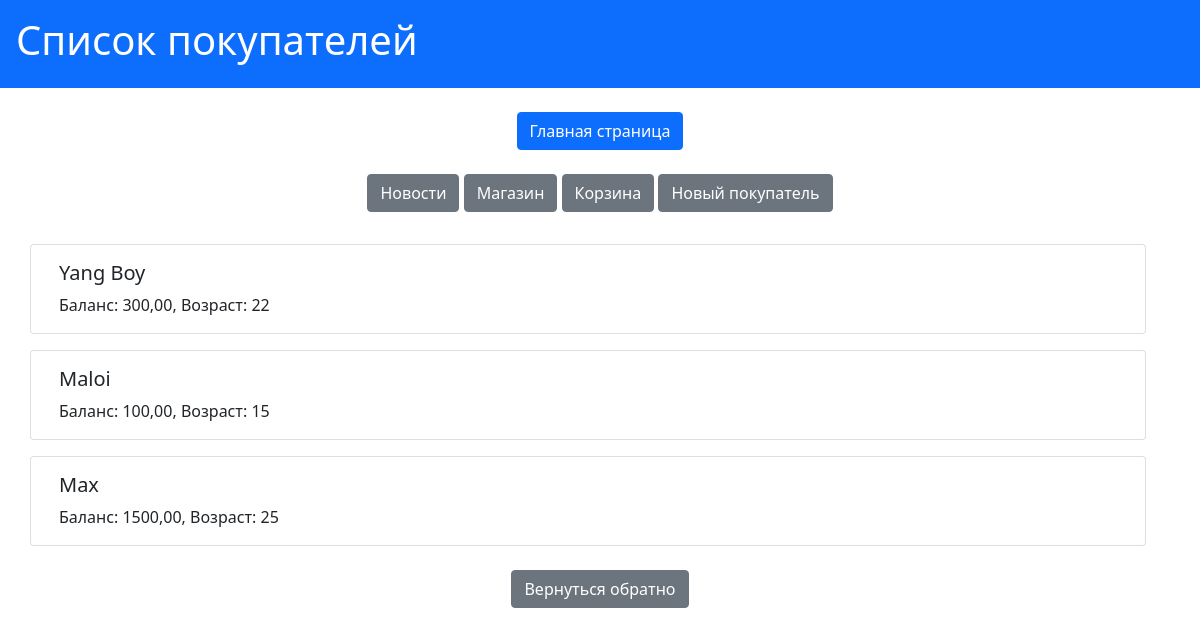
Before: /task1/buyers/ with the older database file.
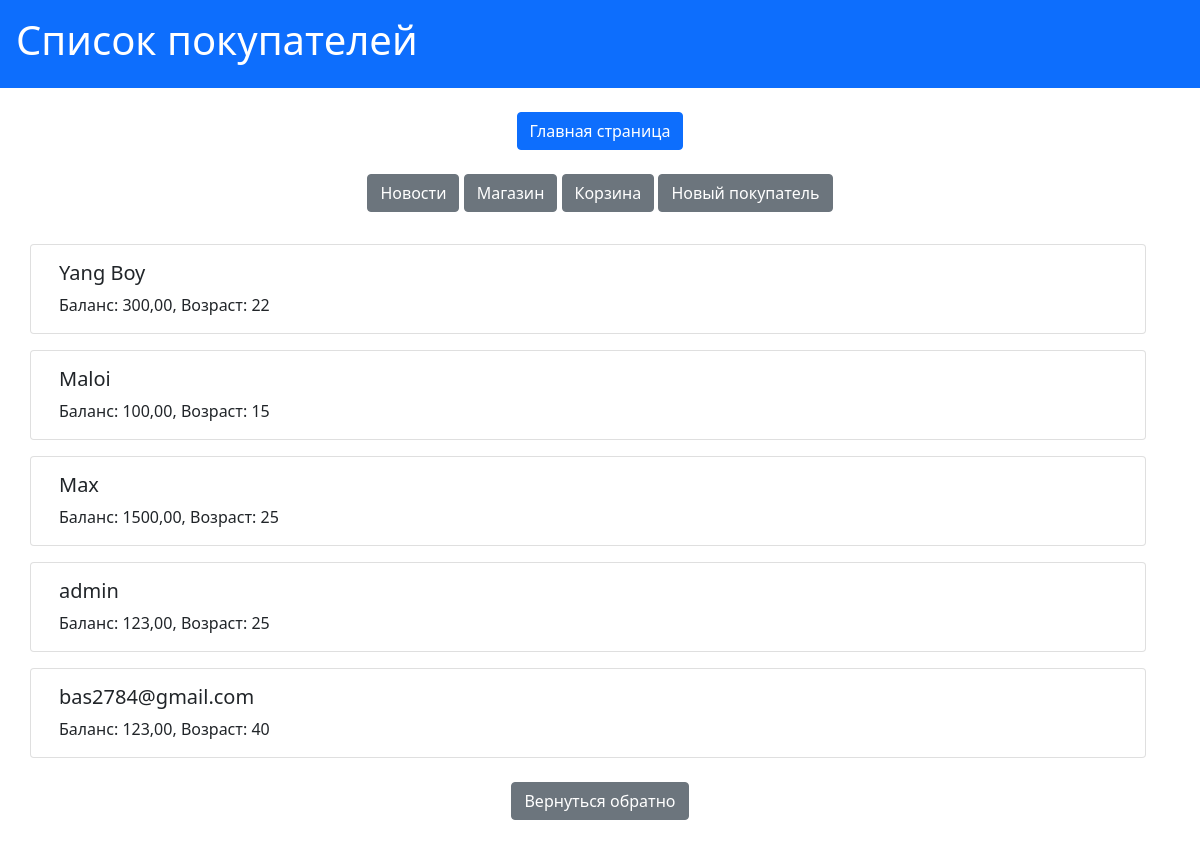
After: the same page with the newer database file.
### task1/models.py (models this page shows, shortened)
class Buyer(models.Model):
    name = models.CharField(max_length=100, verbose_name="Логин")
    balance = models.DecimalField(max_digits=10, decimal_places=2, verbose_name="Баланс")
    age = models.IntegerField(verbose_name="Возраст")
    class Meta:
        verbose_name = "Покупатель"
        verbose_name_plural = "Покупатели"

### task1/views.py (the view)
# urls.py: path('buyers/', get_buyers, name='get_buyers'),
def get_buyers(request):
    buyers = Buyer.objects.all()
    return render(request, 'first_task/buyers.html', {'buyers': buyers})

### templates/first_task/buyers.html (shortened to what this page needs)
{% extends "first_task/menu.html" %}
{% block pagename %}Список покупателей{% endblock pagename %}
{% block content %}
{% for buyer in buyers %}
<div class="container mt-3">
  <div class="row">
    <div class="row">
      <div class="card">
        <div class="card-body">
          <h5 class="card-title">{{ buyer.name }}</h5>
          <p class="card-text">Баланс: {{ buyer.balance }}, Возраст: {{ buyer.age }}</p>
        </div>
      </div>
    </div>
  </div>
</div>
{% endfor %}
{% endblock content %}
{% block back %}
<div class="text-center mt-4">
  <button class="btn btn-secondary" onclick="window.history.back()">Вернуться обратно</button>
</div>
{% endblock back %}

Changed rows visible on the page:
added Buyer: name "admin", balance "123,00", age "25"
added Buyer: name "bas2784@gmail.com", balance "123,00", age "40"
